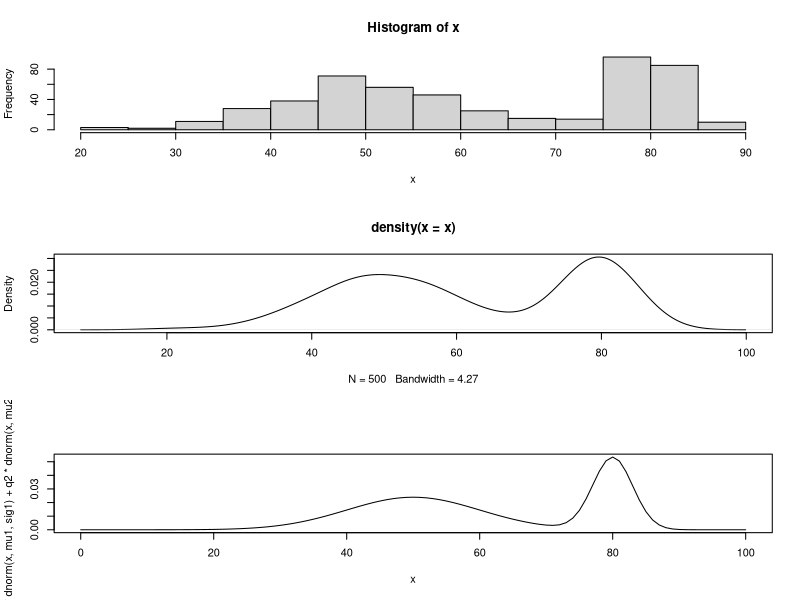

This figure's R source:
# Basic5 No.1
# Expectation (Importance Sampling)

# settings (number of data)
#N<-1000
N<-1000000

# generate random data
x<-rnorm(N,0,1)

# calculate "sum(exp(-(x^2/2)))/N"
ss<-0; sx<-0
for(i in 1:N){
  ss<-ss+exp(-(x[i]^2/2))
  sx<-sx+x[i]
}
ex<-ss/N
mx<-sx/N

# plot
print("sum(exp(-(x^2/2)))/N: ideal value is 1/sqrt(1+1)=0.707106781")
print(ex)
print("using sum function")
print( sum(exp(-(x^2/2)))/N )

# plot
print("mean(X): ideal value is 0.0")
print(mx)
print("using sum function")
print( sum(x)/N )

#------------------------------------
# 

# settings (number of data)
N<-10000

# setting (parameter)
x<-5.0

# Generate discrete uniform distributed random numbers
lam<-runif(N,0,10)

# plot
print("sum(lam*exp(-lam*x)*dgamma(lam,1,2)/(1/10))/N")
print( sum(lam*exp(-lam*x)*dgamma(lam,1,2)/(1/10))/N )

#------------------------------------
# Mixture Distribution

# settings (number of data)
N<-500

# setting (parameters)
q1<-0.6
q2<-0.4
#-------
N1<-q1*N
N2<-q2*N
#-------
mu1<-50
sig1<-10
#-------
mu2<-80
sig2<-3

# generate random data from Normal distribution (Gauss distribution)
x1<-rnorm(N1,mu1,sig1)
x2<-rnorm(N2,mu2,sig2)

# c(): Combine Values into a Vector or List
x<-c(x1,x2)

# plot
par(mfcol=c(3,1))
hist(x)
plot(density(x))
curve(q1*dnorm(x,mu1,sig1)+q2*dnorm(x,mu2,sig2),0,100)